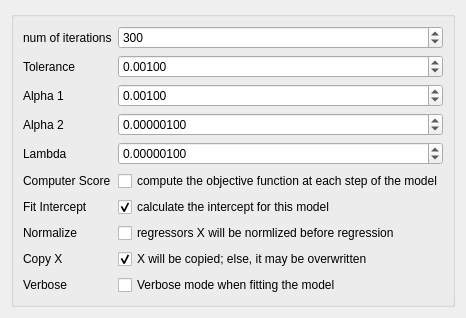
<?xml version="1.0" encoding="UTF-8"?>
<ui version="4.0">
 <class>Form</class>
 <widget class="QWidget" name="Form">
  <property name="geometry">
   <rect>
    <x>0</x>
    <y>0</y>
    <width>423</width>
    <height>300</height>
   </rect>
  </property>
  <property name="sizePolicy">
   <sizepolicy hsizetype="Ignored" vsizetype="Ignored">
    <horstretch>0</horstretch>
    <verstretch>0</verstretch>
   </sizepolicy>
  </property>
  <property name="windowTitle">
   <string>Form</string>
  </property>
  <layout class="QVBoxLayout" name="verticalLayout">
   <item>
    <widget class="QGroupBox" name="formGroupBox">
     <layout class="QFormLayout" name="formLayout">
      <property name="fieldGrowthPolicy">
       <enum>QFormLayout::AllNonFixedFieldsGrow</enum>
      </property>
      <item row="0" column="0">
       <widget class="QLabel" name="numOfIterationsLabel">
        <property name="text">
         <string>num of iterations</string>
        </property>
       </widget>
      </item>
      <item row="0" column="1">
       <widget class="QSpinBox" name="numOfIterationsSpinBox">
        <property name="maximum">
         <number>999999999</number>
        </property>
        <property name="value">
         <number>300</number>
        </property>
       </widget>
      </item>
      <item row="1" column="0">
       <widget class="QLabel" name="toleranceLabel">
        <property name="text">
         <string>Tolerance</string>
        </property>
       </widget>
      </item>
      <item row="1" column="1">
       <widget class="QDoubleSpinBox" name="toleranceDoubleSpinBox">
        <property name="decimals">
         <number>5</number>
        </property>
        <property name="singleStep">
         <double>0.001000000000000</double>
        </property>
        <property name="value">
         <double>0.001000000000000</double>
        </property>
       </widget>
      </item>
      <item row="2" column="0">
       <widget class="QLabel" name="alpha1Label">
        <property name="text">
         <string>Alpha 1</string>
        </property>
       </widget>
      </item>
      <item row="2" column="1">
       <widget class="QDoubleSpinBox" name="alpha1DoubleSpinBox">
        <property name="decimals">
         <number>5</number>
        </property>
        <property name="singleStep">
         <double>0.001000000000000</double>
        </property>
        <property name="value">
         <double>0.001000000000000</double>
        </property>
       </widget>
      </item>
      <item row="3" column="0">
       <widget class="QLabel" name="alpha2Label">
        <property name="text">
         <string>Alpha 2</string>
        </property>
       </widget>
      </item>
      <item row="3" column="1">
       <widget class="QDoubleSpinBox" name="alpha2DoubleSpinBox">
        <property name="decimals">
         <number>8</number>
        </property>
        <property name="singleStep">
         <double>0.000001000000000</double>
        </property>
        <property name="value">
         <double>0.000001000000000</double>
        </property>
       </widget>
      </item>
      <item row="4" column="0">
       <widget class="QLabel" name="lambdaLabel">
        <property name="text">
         <string>Lambda</string>
        </property>
       </widget>
      </item>
      <item row="4" column="1">
       <widget class="QDoubleSpinBox" name="lambdaDoubleSpinBox">
        <property name="decimals">
         <number>8</number>
        </property>
        <property name="singleStep">
         <double>0.000001000000000</double>
        </property>
        <property name="value">
         <double>0.000001000000000</double>
        </property>
       </widget>
      </item>
      <item row="5" column="0">
       <widget class="QLabel" name="computerScoreLabel">
        <property name="text">
         <string>Computer Score</string>
        </property>
       </widget>
      </item>
      <item row="5" column="1">
       <widget class="QCheckBox" name="computerScoreCheckBox">
        <property name="text">
         <string>compute the objective function at each step of the model</string>
        </property>
       </widget>
      </item>
      <item row="6" column="0">
       <widget class="QLabel" name="fitInterceptLabel">
        <property name="text">
         <string>Fit Intercept</string>
        </property>
       </widget>
      </item>
      <item row="6" column="1">
       <widget class="QCheckBox" name="fitInterceptCheckBox">
        <property name="text">
         <string>calculate the intercept for this model</string>
        </property>
        <property name="checked">
         <bool>true</bool>
        </property>
       </widget>
      </item>
      <item row="7" column="0">
       <widget class="QLabel" name="normalizeLabel">
        <property name="text">
         <string>Normalize</string>
        </property>
       </widget>
      </item>
      <item row="7" column="1">
       <widget class="QCheckBox" name="normalizeCheckBox">
        <property name="text">
         <string>regressors X will be normlized before regression</string>
        </property>
       </widget>
      </item>
      <item row="8" column="0">
       <widget class="QLabel" name="copyXLabel">
        <property name="text">
         <string>Copy X</string>
        </property>
       </widget>
      </item>
      <item row="8" column="1">
       <widget class="QCheckBox" name="copyXCheckBox">
        <property name="text">
         <string>X will be copied; else, it may be overwritten</string>
        </property>
        <property name="checked">
         <bool>true</bool>
        </property>
       </widget>
      </item>
      <item row="9" column="0">
       <widget class="QLabel" name="verboseLabel">
        <property name="text">
         <string>Verbose</string>
        </property>
       </widget>
      </item>
      <item row="9" column="1">
       <widget class="QCheckBox" name="verboseCheckBox">
        <property name="text">
         <string>Verbose mode when fitting the model</string>
        </property>
       </widget>
      </item>
     </layout>
    </widget>
   </item>
  </layout>
 </widget>
 <resources/>
 <connections/>
</ui>
